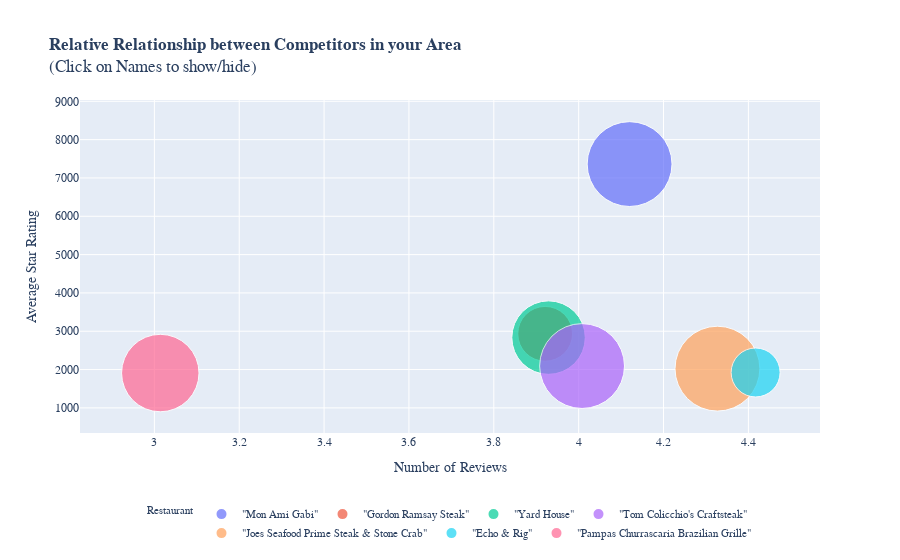

Source (notebook cell):
### Code cell
# Metric 1: Positive & Negative Reviews Trends over Year
plot_stacked_vertical_bar_chart(count_reviews, 
                           x_col="dt_year", y_col1="pos_counts", y_col2="neg_counts",
                           x_label='Year', y_label=' Review Count',
                           title="Your Restaurant's Positive & Negative Reviews Trends over Year")

# Metric 2: Average Number of Star Ratings (Yelp) over Year
plot_bar_and_line_chart(data=num_ratings_with_avg, 
                        col_bar_y1='num_ratings', col_line_y2='star_avg', col_x='dt_year', 
                        y1_label="Total Star Ratings", y2_label="Star Value", x_label="Year",
                        title="Your Restaurant's Average Number of Star Ratings over Year",
                        bar_color="orange", line_color="red")

# Metric 3: Top 5 Most Frequent Phrases in Positive & Negative Reviews (Yelp)
display(bigram_neg[['word', 'count']].head(20))
display(bigram_pos[['word', 'count']].head(20))
bigram_pos[['word', 'count']].head(20).to_html
bigram_pos[['word', 'count']].head(20).to_html

# Metric 4: Top 10 Positive & 10 Negative Reviews based on Commmunity Feedback



## COMPETITION BENCHMARKING
# Metric: Yelp/Google Average Star Rating
plot_bubble_chart(bb_chart,
                 x_axis='Average_Star_Rating',
                 y_axis='Number_of_Reviews',
                 x_title='Number of Reviews', y_title='Average Star Rating',
                 bubble_size='Years_of_Operation',
                 color='Restaurant',
                 hover_name='Restaurant',
                 title=' <b> Relative Relationship between Competitors in your Area </b>  <br> (Click on Names to show/hide)',
                 size_max=60,
                font_size=12)

# Metric: Top 5 most Positive/Negative popular keywords for a set of restaurant

# Metric: Top 5 most Positive/Negative popular keywords for a set of restaurant

### Figure 1 — Plotly figure (JSON) as saved in the notebook; plotly's stock layout.template omitted (floating-point values rounded to 4 significant figures)
{"data": [{"customdata": [[12]], "hovertemplate": "<b>%{hovertext}</b><br><br>Restaurant=\"Mon Ami Gabi\"<br>Average_Star_Rating=%{x:.2f}<br>Number_of_Reviews=%{y}<br>Years_of_Operation=%{customdata[0]}<extra></extra>", "hovertext": ["\"Mon Ami Gabi\""], "legendgroup": "\"Mon Ami Gabi\"", "marker": {"color": "#636efa", "size": [12], "sizemode": "area", "sizeref": 0.003333, "symbol": "circle"}, "mode": "markers", "name": "\"Mon Ami Gabi\"", "orientation": "v", "showlegend": true, "type": "scatter", "x": [4.12], "xaxis": "x", "y": [7362], "yaxis": "y"}, {"customdata": [[5]], "hovertemplate": "<b>%{hovertext}</b><br><br>Restaurant=\"Gordon Ramsay Steak\"<br>Average_Star_Rating=%{x:.2f}<br>Number_of_Reviews=%{y}<br>Years_of_Operation=%{customdata[0]}<extra></extra>", "hovertext": ["\"Gordon Ramsay Steak\""], "legendgroup": "\"Gordon Ramsay Steak\"", "marker": {"color": "#EF553B", "size": [5], "sizemode": "area", "sizeref": 0.003333, "symbol": "circle"}, "mode": "markers", "name": "\"Gordon Ramsay Steak\"", "orientation": "v", "showlegend": true, "type": "scatter", "x": [3.921], "xaxis": "x", "y": [2933], "yaxis": "y"}, {"customdata": [[9]], "hovertemplate": "<b>%{hovertext}</b><br><br>Restaurant=\"Yard House\"<br>Average_Star_Rating=%{x:.2f}<br>Number_of_Reviews=%{y}<br>Years_of_Operation=%{customdata[0]}<extra></extra>", "hovertext": ["\"Yard House\""], "legendgroup": "\"Yard House\"", "marker": {"color": "#00cc96", "size": [9], "sizemode": "area", "sizeref": 0.003333, "symbol": "circle"}, "mode": "markers", "name": "\"Yard House\"", "orientation": "v", "showlegend": true, "type": "scatter", "x": [3.929], "xaxis": "x", "y": [2834], "yaxis": "y"}, {"customdata": [[12]], "hovertemplate": "<b>%{hovertext}</b><br><br>Restaurant=\"Tom Colicchio's Craftsteak\"<br>Average_Star_Rating=%{x:.2f}<br>Number_of_Reviews=%{y}<br>Years_of_Operation=%{customdata[0]}<extra></extra>", "hovertext": ["\"Tom Colicchio's Craftsteak\""], "legendgroup": "\"Tom Colicchio's Craftsteak\"", "marker": {"color": "#ab63fa", "size": [12], "sizemode": "area", "sizeref": 0.003333, "symbol": "circle"}, "mode": "markers", "name": "\"Tom Colicchio's Craftsteak\"", "orientation": "v", "showlegend": true, "type": "scatter", "x": [4.008], "xaxis": "x", "y": [2092], "yaxis": "y"}, {"customdata": [[12]], "hovertemplate": "<b>%{hovertext}</b><br><br>Restaurant=\"Joes Seafood Prime Steak & Stone Crab\"<br>Average_Star_Rating=%{x:.2f}<br>Number_of_Reviews=%{y}<br>Years_of_Operation=%{customdata[0]}<extra></extra>", "hovertext": ["\"Joes Seafood Prime Steak & Stone Crab\""], "legendgroup": "\"Joes Seafood Prime Steak & Stone Crab\"", "marker": {"color": "#FFA15A", "size": [12], "sizemode": "area", "sizeref": 0.003333, "symbol": "circle"}, "mode": "markers", "name": "\"Joes Seafood Prime Steak & Stone Crab\"", "orientation": "v", "showlegend": true, "type": "scatter", "x": [4.327], "xaxis": "x", "y": [2024], "yaxis": "y"}, {"customdata": [[4]], "hovertemplate": "<b>%{hovertext}</b><br><br>Restaurant=\"Echo & Rig\"<br>Average_Star_Rating=%{x:.2f}<br>Number_of_Reviews=%{y}<br>Years_of_Operation=%{customdata[0]}<extra></extra>", "hovertext": ["\"Echo & Rig\""], "legendgroup": "\"Echo & Rig\"", "marker": {"color": "#19d3f3", "size": [4], "sizemode": "area", "sizeref": 0.003333, "symbol": "circle"}, "mode": "markers", "name": "\"Echo & Rig\"", "orientation": "v", "showlegend": true, "type": "scatter", "x": [4.417], "xaxis": "x", "y": [1924], "yaxis": "y"}, {"customdata": [[10]], "hovertemplate": "<b>%{hovertext}</b><br><br>Restaurant=\"Pampas Churrascaria Brazilian Grille\"<br>Average_Star_Rating=%{x:.2f}<br>Number_of_Reviews=%{y}<br>Years_of_Operation=%{customdata[0]}<extra></extra>", "hovertext": ["\"Pampas Churrascaria Brazilian Grille\""], "legendgroup": "\"Pampas Churrascaria Brazilian Grille\"", "marker": {"color": "#FF6692", "size": [10], "sizemode": "area", "sizeref": 0.003333, "symbol": "circle"}, "mode": "markers", "name": "\"Pampas Churrascaria Brazilian Grille\"", "orientation": "v", "showlegend": true, "type": "scatter", "x": [3.014], "xaxis": "x", "y": [1909], "yaxis": "y"}], "layout": {"autosize": true, "font": {"family": "Helvetica Neue", "size": 12}, "legend": {"font": {"size": 11}, "itemsizing": "constant", "orientation": "h", "title": {"font": {"size": 11}, "text": "Restaurant"}, "tracegroupgap": 0, "x": 0.5, "xanchor": "center", "y": -0.2, "yanchor": "top"}, "title": {"text": " <b> Relative Relationship between Competitors in your Area </b>  <br> (Click on Names to show/hide)"}, "xaxis": {"anchor": "y", "autorange": true, "domain": [0, 1], "range": [2.857, 4.548], "title": {"text": "Number of Reviews"}, "type": "linear"}, "yaxis": {"anchor": "x", "autorange": true, "domain": [0, 1], "range": [-3348.0, 12730.0], "title": {"text": "Average Star Rating"}, "type": "linear"}}}
